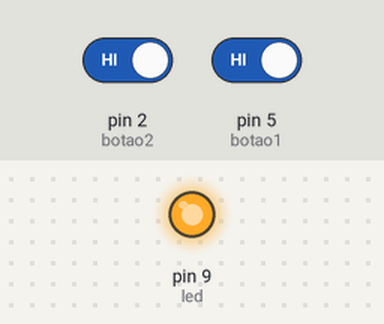
The sketch below on a simulated Arduino Uno, built with avr-gcc and run on an emulated ATmega328P. Parts: output pins drawn as LEDs (lit = HIGH). Inputs (shaded band) come from the test bench; at power-on: pin 2 (botao2) HIGH, pin 5 (botao1) HIGH.

Above: at 1.2 s.
1.3 s: pin 2 (botao2) driven LOW and pin 5 (botao1) driven LOW
At 1.8 s:
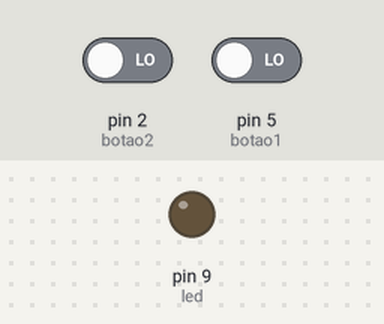
2.8 s: pin 2 (botao2) driven HIGH
At 4.0 s:
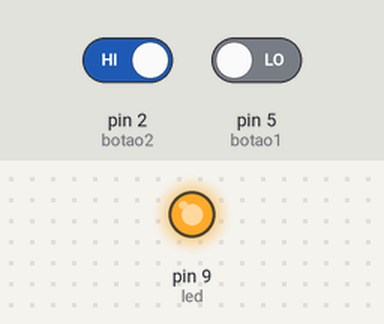
4.3 s: pin 2 (botao2) driven LOW
At 5.3 s:
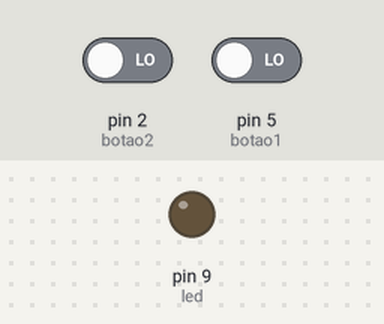
Timing chart, 0 to 7.3 s (numbered marks = the images above; inputs shaded):
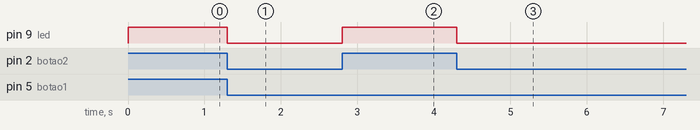

Measured:
- after the input at 1.3 s, pin 9 (led): HIGH → LOW at once
- after the input at 2.8 s, pin 9 (led): LOW → HIGH at once
- after the input at 4.3 s, pin 9 (led): HIGH → LOW at once

The sketch:

Experimento_NAND.ino
```cpp
// Definições dos pinos
const int botao1 = 5;
const int botao2 = 2;
const int led = 9;

void setup() {
  pinMode(botao1, INPUT_PULLUP); // Botão 1 como entrada com pull-up
  pinMode(botao2, INPUT_PULLUP); // Botão 2 como entrada com pull-up
  pinMode(led, OUTPUT);          // LED como saída
}

void loop() {
  int estadoBotao1 = digitalRead(botao1); // Lê botão 1
  int estadoBotao2 = digitalRead(botao2); // Lê botão 2

  // Porta lógica NAND: LED apaga só se os dois forem pressionados
  if (!(estadoBotao1 == LOW && estadoBotao2 == LOW)) {
    digitalWrite(led, HIGH); // Acende o LED
  } else {
    digitalWrite(led, LOW);  // Apaga o LED
  }
}
```
